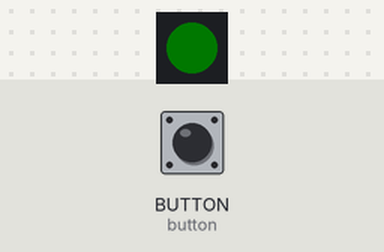
Simulated run of this program. Board: CircuitPython board. Parts: 1 RGB LEDs in strip order, left to right. Inputs (shaded band) come from the test bench; at power-on: BUTTON (button) HIGH. Dim RGB values are drawn brighter than linear; USB keyboard and mouse output is not drawn.

Above: at 3.2 s.
3.3 s: BUTTON (button) pulled LOW for 0.15 s
At 3.8 s:
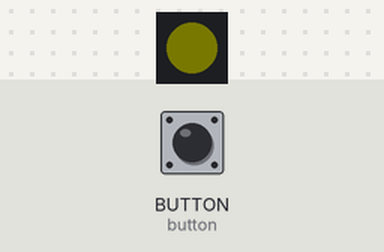
At 4.6 s:
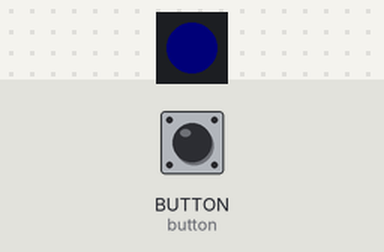
5.8 s: BUTTON (button) pulled LOW for 3.2 s
At 7.1 s:
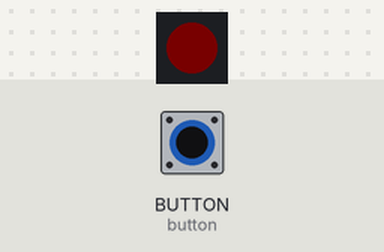
Timing chart, 0 to 13.8 s (numbered marks = the images above; inputs shaded):
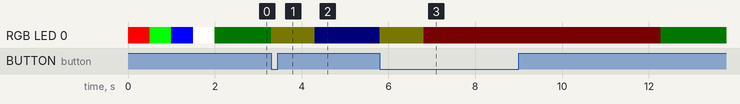

The program:

code.py
```python
# Green = idle. blue = mouse jiggle enabled. red = typing HID injects
# Tap button to toggle mouse jiggler. Hold to trigger HID Inject

jigglesec = 30 # seconds between small mouse movements

def inject():
    # this function is called when HID Inject is triggered
    pixel.fill((2, 0, 0))
    kbd.press(Keycode.GUI, Keycode.R)
    kbd.release_all()
    time.sleep(0.2)
    layout.write('powershell')
    time.sleep(0.5)
    kbd.press(Keycode.CONTROL, Keycode.SHIFT, Keycode.ENTER)
    kbd.release_all()
    time.sleep(1.5)
    kbd.press(Keycode.LEFT_ARROW)
    kbd.release_all()
    time.sleep(0.5)
    layout.write('\n')
    time.sleep(1.0)
    layout.write('$fslabel="CIRCUITPY"\n')
    layout.write('$fs=(Get-Volume -FileSystemLabel $fslabel).DriveLetter; Set-Location $fs":"\n')
import board
import time
import digitalio
import neopixel
import usb_hid
from adafruit_hid.keyboard import Keyboard
from adafruit_hid.keyboard_layout_us import KeyboardLayoutUS
from adafruit_hid.keycode import Keycode
from adafruit_hid.mouse import Mouse
kbd = Keyboard(usb_hid.devices)
m = Mouse(usb_hid.devices)
layout = KeyboardLayoutUS(kbd)
keyboard = Keyboard(usb_hid.devices)
keyboard_layout = KeyboardLayoutUS(keyboard)
pixel = neopixel.NeoPixel(board.NEOPIXEL, 1)
button = digitalio.DigitalInOut(board.BUTTON)
button.switch_to_input(pull=digitalio.Pull.UP)
mousemode = 0
cycle = 0
pixel.fill((255,0,0))
time.sleep(.5)
pixel.fill((0,255,0))
time.sleep(.5)
pixel.fill((0,0,255))
time.sleep(.5)
pixel.fill((255,255,255))
time.sleep(.5)


while True:
    if mousemode == 1:
        pixel.fill((0,0,2))
        cycle+=1
        if cycle > 1000 * jigglesec:
            pixel.fill((2,2,2))
            m.move(-10,0,0)
            time.sleep(0.5)
            m.move(10,0,0)
            cycle = 0
    else:
        pixel.fill((0,2,0))
    if not button.value:
        pixel.fill((2,2,0))
        time.sleep(1.0)
        if not button.value:
            inject()
            mousemode = 1 # hack to turn off mouse jiggler upon inject...
        if mousemode == 1:
	        mousemode = 0
        else:
            mousemode = 1
```

Measured:
- after the input at 3.3 s, RGB LED 0: RGB(0, 2, 0) → RGB(2, 2, 0) at once, → RGB(0, 0, 2) 1.0 s later
- after the input at 5.8 s, RGB LED 0: RGB(0, 0, 2) → RGB(2, 2, 0) at once, → RGB(2, 0, 0) 1.0 s later, → RGB(0, 2, 0) 5.5 s later
